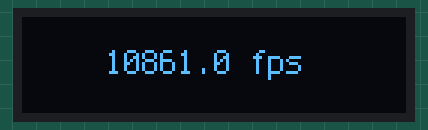
Simulated run of this program. Board: Raspberry Pi Pico running CircuitPython. On the bench: 128×32 one-colour display. The interpreter's speed is modelled, so counts of loop turns are approximate.

Above: at 0.3 s.

The program:

display_ssd1306_fps.py
```python
import busio
import board
import displayio
import terminalio
from adafruit_display_text import label
import adafruit_displayio_ssd1306
import time

displayio.release_displays()

i2c = busio.I2C(board.GP15, board.GP14)
display_bus = displayio.I2CDisplay(i2c, device_address=0x3c)

WIDTH = 128
HEIGHT = 32

display = adafruit_displayio_ssd1306.SSD1306(
    display_bus, width=WIDTH, height=HEIGHT)

# Make the display context
splash = displayio.Group()
display.root_group = splash

color_bitmap = displayio.Bitmap(WIDTH, HEIGHT, 1)
color_palette = displayio.Palette(1)
color_palette[0] = 0xFFFFFF  # White

# Draw a label
text = "Hello World!"
text_area = label.Label(
    terminalio.FONT, text=text, color=0xFFFFFF, x=28, y=HEIGHT // 2 - 1
)
splash.append(text_area)

fps_avg_sum = 0.0
fps_avg_cycle_count = 1000
fps_avg_cycle = 0

last_time = -1

while True:
    now = time.monotonic_ns()

    if now == last_time:
        continue

    fps_avg_sum += 1e9 / (now - last_time)
    fps_avg_cycle += 1

    if fps_avg_cycle >= fps_avg_cycle_count:
        text_area.text = f'{fps_avg_sum / fps_avg_cycle_count} fps'
        fps_avg_sum = 0.0
        fps_avg_cycle = 0

    last_time = now
```
